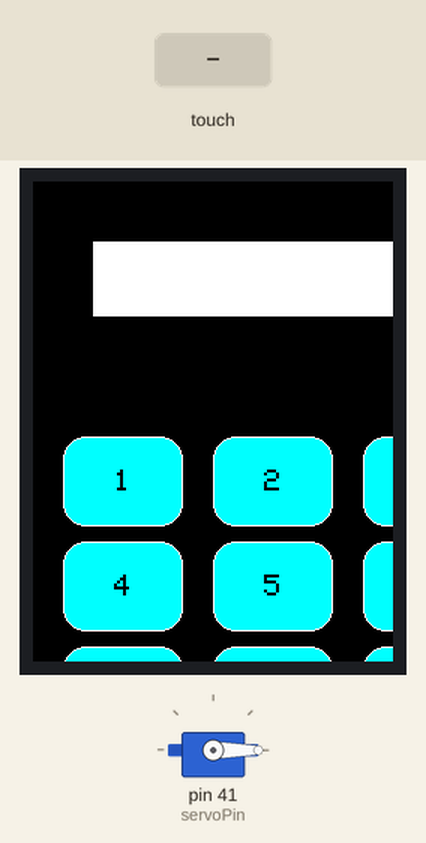
Recording of a sketch running on a simulated Arduino Mega 2560, built with avr-gcc and run on an emulated ATmega2560. Parts: servo, 240×320 colour display. The inputs (shaded band) are chosen by the test bench.

Above: at 1.5 s.
1.6 s: touch panel pressed at 38 % / 10 % of its raw x / y range
At 1.68 s:
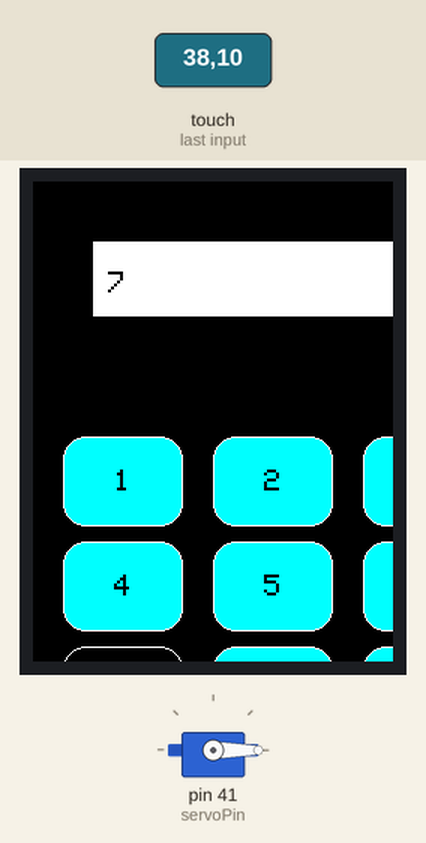
3.2 s: touch panel pressed at 62 % / 10 % of its raw x / y range
At 4.2 s:
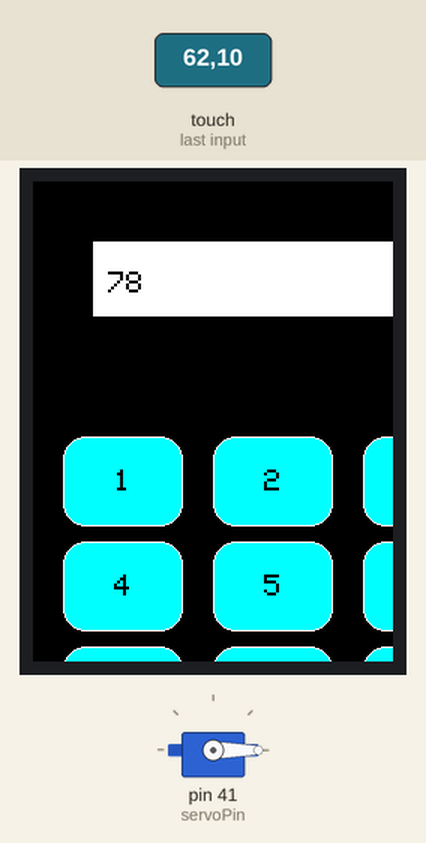
Timing chart, 0 to 6.2 s (numbered marks = the images above; inputs shaded):
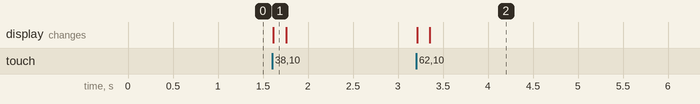

Measured:
- after the input at 1.6 s, the display: changes at once (image 1)
- after the input at 3.2 s, the display: first changes at once (image 2 shows a later state)

The sketch:

tillampad_projekt2.ino
```cpp
#if 1

#include <Adafruit_GFX.h>
#include <MCUFRIEND_kbv.h>
MCUFRIEND_kbv tft;
#include <TouchScreen.h>
#include <Servo.h>

#define MINPRESSURE 200
#define MAXPRESSURE 1000

// Touchscreen pin configuration and calibration values
const int XP=8,XM=A2,YP=A3,YM=9;
const int TS_LEFT=918,TS_RT=201,TS_TOP=197,TS_BOT=920;

TouchScreen ts = TouchScreen(XP, YP, XM, YM, 300);

// Button setup
Adafruit_GFX_Button buttons[15];
const char* labels[15] = {"1", "2", "3", "4", "5", "6", "7", "8", "9", "*", "0", "#"};

// Buffers and state flags
char inputBuffer[16] = "";
char correctCode[16] = "";
bool isCodeSet = false;

Servo lockServo; // Servo for lock mechanism
const int servoPin = 41;
bool isServoActivated = false;

unsigned long starPressTime = 0;
bool starPressedRecently = false;
const unsigned long comboWindow = 500; // Time window for *# combo

int pixel_x, pixel_y; // Stores last touch coordinates

// Reads the touchscreen and maps the touch to screen coordinates
bool Touch_getXY(void)
{
    TSPoint p = ts.getPoint();
    pinMode(YP, OUTPUT); // Restore pin modes
    pinMode(XM, OUTPUT);
    digitalWrite(YP, HIGH);
    digitalWrite(XM, HIGH);
    bool pressed = (p.z > MINPRESSURE && p.z < MAXPRESSURE);
    if (pressed) {
        pixel_x = map(p.x, TS_LEFT, TS_RT, tft.width(), 0);
        pixel_y = map(p.y, TS_TOP, TS_BOT, tft.height(), 0);
    }
    return pressed;
}

#define BLACK   0x0000
#define BLUE    0x001F
#define RED     0xF800
#define GREEN   0x07E0
#define CYAN    0x07FF
#define MAGENTA 0xF81F
#define YELLOW  0xFFE0
#define WHITE   0xFFFF

// Initializes the screen, servo, and buttons
void setup(void)
{
    Serial.begin(9600);
    lockServo.attach(servoPin);
    lockServo.write(0); // Lock position

    uint16_t ID = tft.readID();
    if (ID == 0xD3D3) ID = 0x9486;
    tft.begin(ID);
    tft.setRotation(2);
    tft.fillScreen(BLACK);

    // Draws input box
    tft.fillRect(40, 40, 240, 50, WHITE);
    tft.setTextColor(BLACK);
    tft.setTextSize(2);
    tft.setCursor(50, 60);
    tft.print(inputBuffer);

    // Initializes and draws 12 keypad buttons
    int x_positions[3] = {60, 160, 260};
    int y_positions[4] = {200, 270, 340, 410};
    int index = 0;

    for (int row = 0; row < 4; row++) {
        for (int col = 0; col < 3; col++) {
            if (index < 12) {
                buttons[index].initButton(&tft, x_positions[col], y_positions[row], 80, 60, WHITE, CYAN, BLACK, labels[index], 2);
                buttons[index].drawButton(false);
                index++;
            }
        }
    }
}

// Updates the input display box with current buffer content
void updateScreen(uint16_t textColor = BLACK) {
    tft.fillRect(40, 40, 240, 50, WHITE);
    tft.setTextColor(textColor);
    tft.setTextSize(2);
    tft.setCursor(50, 60);
    tft.print(inputBuffer);
}

// Main loop: handles touchscreen input, code entry, and servo lock/unlock
void loop(void)
{
    bool down = Touch_getXY();
    for (int i = 0; i < 12; i++) {
        buttons[i].press(down && buttons[i].contains(pixel_x, pixel_y));
        if (buttons[i].justReleased())
            buttons[i].drawButton();
        if (buttons[i].justPressed()) {
            buttons[i].drawButton(true);

            if (strcmp(labels[i], "*") == 0) {
                // Handles clear and part of reset combo so the clear actually always works
                starPressTime = millis();
                starPressedRecently = true;
                inputBuffer[0] = '\0';
                updateScreen();
            }
            else if (strcmp(labels[i], "#") == 0) {
                // Handles reset combo and code verification
                if (isServoActivated && starPressedRecently && (millis() - starPressTime <= comboWindow)) {
                    isCodeSet = false;
                    strcpy(correctCode, "");
                    inputBuffer[0] = '\0';
                    updateScreen(YELLOW);
                    delay(1000);
                    updateScreen();
                    starPressedRecently = false;
                } else {
                    if (!isCodeSet) {
                        strcpy(correctCode, inputBuffer);
                        isCodeSet = true;
                        updateScreen(GREEN);
                        delay(1000);
                        inputBuffer[0] = '\0';
                    } else {
                        if (strcmp(inputBuffer, correctCode) == 0) {
                            updateScreen(GREEN);
                            lockServo.write(180); // Unlocked
                            isServoActivated = true;
                        } else {
                            updateScreen(RED);
                            if (isServoActivated) {
                                lockServo.write(0); // Locked
                                isServoActivated = false;
                            }
                        }
                        delay(1000);
                        inputBuffer[0] = '\0';
                    }
                    updateScreen();
                    starPressedRecently = false;
                }
            }
            else {
                // Appends pressed digit to input buffer
                if (strlen(inputBuffer) < 15) {
                    strcat(inputBuffer, labels[i]);
                    updateScreen();
                }
            }
        }
    }
}
#endif
```
